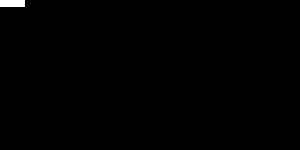
Frame 1 (no input)
Frame 60 (the mouse pressed at the canvas centre just before this capture): identical to frame 1, image omitted
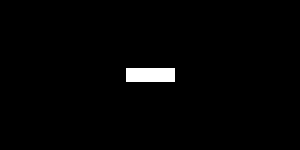
Frame 120 (the mouse held since frame 60 and released just before this capture)

The Processing sketch that drew these frames (run headless with seeded random() and noise(); from frame 60 on, the mouse is pressed at the canvas centre):

// Processing sketch: processing_20167
// ── processing_20167.pde

void setup() 
{
  size(300, 150);
  smooth();
  background(0); 
}
void draw ()
{
  background (0);
  rectMode (CENTER);
  rect(mouseX, mouseY, 50, 15);
}

                
                                
